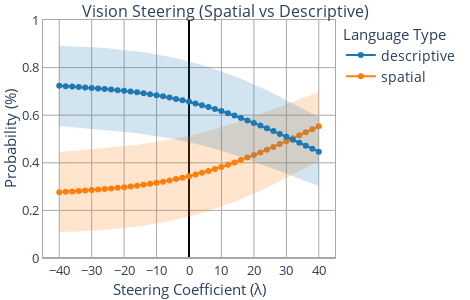

The cell this chart's notebook holds for it:
### Code cell
# Load data - try multiple path options
import os
if os.path.exists("../runs_vision/gpt2/coeff_test/coeffs.json"):
    artifact_path = Path("../runs_vision/gpt2")
elif os.path.exists("runs_vision/gpt2/coeff_test/coeffs.json"):
    artifact_path = Path("runs_vision/gpt2")
else:
    # Use absolute path as fallback
    artifact_path = Path("/Users/bretthaas/vision/vision-bias-steering/runs_vision/gpt2")

print(f"Using path: {artifact_path.absolute()}")
print(f"File exists: {(artifact_path / 'coeff_test/coeffs.json').exists()}")

# Load results
coeffs, outputs = load_results(artifact_path, normalized=True)
print(f"\n✓ Loaded {len(coeffs)} coefficients and {len(outputs)} samples")
print(f"  Coefficient range: [{min(coeffs):.1f}, {max(coeffs):.1f}]")

# Verify we have variation (this confirms steering is working)
all_pos = np.array([np.array(x['pos_probs']) for x in outputs])
all_neg = np.array([np.array(x['neg_probs']) for x in outputs])
pos_mean = all_pos.mean(axis=0)
neg_mean = all_neg.mean(axis=0)
pos_norm = pos_mean / (pos_mean + neg_mean)
variation = pos_norm.max() - pos_norm.min()
print(f"  Spatial probability variation: {variation:.4f} ({variation*100:.1f}%)")
if variation < 0.01:
    print("  ⚠️  Warning: Very little variation - steering may not be working properly")
else:
    print("  ✓ Good variation detected - steering is working!")

# Create plot
fig = plot_steering(
    coeffs, outputs, 
    width=470, height=300, 
    error_band=True, 
    title_text="Vision Steering (Spatial vs Descriptive)", 
    x_range=[min(coeffs)-5, max(coeffs)+5]
)

# Display in notebook
fig.show()

# Export the plot
import os
os.makedirs("../plots", exist_ok=True)  # Create plots directory if it doesn't exist
output_dir = Path("../plots")

# Save as HTML (interactive)
html_path = output_dir / "gpt2-vision-steering.html"
fig.write_html(str(html_path))
print(f"\n✓ Saved interactive plot to: {html_path.absolute()}")

# Save as PNG (requires kaleido - uncomment if installed)
# png_path = output_dir / "gpt2-vision-steering.png"
# fig.write_image(str(png_path), width=470, height=300, scale=2)
# print(f"✓ Saved PNG to: {png_path.absolute()}")

# Save as PDF (requires kaleido - uncomment if installed)
# pdf_path = output_dir / "gpt2-vision-steering.pdf"
# fig.write_image(str(pdf_path), width=470, height=300)
# print(f"✓ Saved PDF to: {pdf_path.absolute()}")

### Figure 1 — Plotly figure (JSON) as saved in the notebook; plotly's stock layout.template omitted (floating-point values rounded to 4 significant figures)
{"data": [{"marker": {"color": "#FF7F0E"}, "mode": "lines+markers", "name": "spatial", "showlegend": true, "type": "scatter", "x": [-40.0, -38.0, -36.0, -34.0, -32.0, -30.0, -28.0, -26.0, -24.0, -22.0, -20.0, -18.0, -16.0, -14.0, -12.0, -10.0, -8.0, -6.0, -4.0, -2.0, 0.0, 2.0, 4.0, 6.0, 8.0, 10.0, 12.0, 14.0, 16.0, 18.0, 20.0, 22.0, 24.0, 26.0, 28.0, 30.0, 32.0, 34.0, 36.0, 38.0, 40.0], "y": [0.2766, 0.2782, 0.2798, 0.2816, 0.2834, 0.2853, 0.2874, 0.2896, 0.2921, 0.2947, 0.2975, 0.3006, 0.304, 0.3077, 0.3117, 0.316, 0.3208, 0.3259, 0.3314, 0.3374, 0.3438, 0.3506, 0.3579, 0.3657, 0.3739, 0.3826, 0.3917, 0.4013, 0.4113, 0.4217, 0.4325, 0.4437, 0.4551, 0.4668, 0.4788, 0.4909, 0.5032, 0.5157, 0.5282, 0.5407, 0.5533]}, {"line": {"width": 0}, "marker": {"color": "#444"}, "mode": "lines", "showlegend": false, "type": "scatter", "x": [-40.0, -38.0, -36.0, -34.0, -32.0, -30.0, -28.0, -26.0, -24.0, -22.0, -20.0, -18.0, -16.0, -14.0, -12.0, -10.0, -8.0, -6.0, -4.0, -2.0, 0.0, 2.0, 4.0, 6.0, 8.0, 10.0, 12.0, 14.0, 16.0, 18.0, 20.0, 22.0, 24.0, 26.0, 28.0, 30.0, 32.0, 34.0, 36.0, 38.0, 40.0], "y": [0.4455, 0.4477, 0.4499, 0.4521, 0.4544, 0.4567, 0.459, 0.4615, 0.464, 0.4668, 0.4696, 0.4727, 0.476, 0.4796, 0.4835, 0.4876, 0.4921, 0.4969, 0.5021, 0.5077, 0.5136, 0.52, 0.5267, 0.5339, 0.5415, 0.5494, 0.5578, 0.5665, 0.5756, 0.5849, 0.5946, 0.6045, 0.6146, 0.6248, 0.6352, 0.6456, 0.6561, 0.6665, 0.6769, 0.6872, 0.6974]}, {"fill": "tonexty", "fillcolor": "rgba(255, 127, 14, 0.2)", "line": {"width": 0}, "marker": {"color": "#444"}, "mode": "lines", "showlegend": false, "type": "scatter", "x": [-40.0, -38.0, -36.0, -34.0, -32.0, -30.0, -28.0, -26.0, -24.0, -22.0, -20.0, -18.0, -16.0, -14.0, -12.0, -10.0, -8.0, -6.0, -4.0, -2.0, 0.0, 2.0, 4.0, 6.0, 8.0, 10.0, 12.0, 14.0, 16.0, 18.0, 20.0, 22.0, 24.0, 26.0, 28.0, 30.0, 32.0, 34.0, 36.0, 38.0, 40.0], "y": [0.1077, 0.1087, 0.1098, 0.111, 0.1124, 0.114, 0.1158, 0.1178, 0.1201, 0.1226, 0.1254, 0.1285, 0.132, 0.1358, 0.1399, 0.1445, 0.1495, 0.1549, 0.1607, 0.1671, 0.1739, 0.1812, 0.1891, 0.1975, 0.2063, 0.2158, 0.2257, 0.2361, 0.2471, 0.2585, 0.2705, 0.2828, 0.2956, 0.3088, 0.3223, 0.3362, 0.3504, 0.3648, 0.3794, 0.3942, 0.4091]}, {"marker": {"color": "#1F77B4"}, "mode": "lines+markers", "name": "descriptive", "showlegend": true, "type": "scatter", "x": [-40.0, -38.0, -36.0, -34.0, -32.0, -30.0, -28.0, -26.0, -24.0, -22.0, -20.0, -18.0, -16.0, -14.0, -12.0, -10.0, -8.0, -6.0, -4.0, -2.0, 0.0, 2.0, 4.0, 6.0, 8.0, 10.0, 12.0, 14.0, 16.0, 18.0, 20.0, 22.0, 24.0, 26.0, 28.0, 30.0, 32.0, 34.0, 36.0, 38.0, 40.0], "y": [0.7234, 0.7218, 0.7202, 0.7184, 0.7166, 0.7147, 0.7126, 0.7104, 0.7079, 0.7053, 0.7025, 0.6994, 0.696, 0.6923, 0.6883, 0.684, 0.6792, 0.6741, 0.6686, 0.6626, 0.6562, 0.6494, 0.6421, 0.6343, 0.6261, 0.6174, 0.6083, 0.5987, 0.5887, 0.5783, 0.5675, 0.5563, 0.5449, 0.5332, 0.5212, 0.5091, 0.4968, 0.4843, 0.4718, 0.4593, 0.4467]}, {"line": {"width": 0}, "marker": {"color": "#444"}, "mode": "lines", "showlegend": false, "type": "scatter", "x": [-40.0, -38.0, -36.0, -34.0, -32.0, -30.0, -28.0, -26.0, -24.0, -22.0, -20.0, -18.0, -16.0, -14.0, -12.0, -10.0, -8.0, -6.0, -4.0, -2.0, 0.0, 2.0, 4.0, 6.0, 8.0, 10.0, 12.0, 14.0, 16.0, 18.0, 20.0, 22.0, 24.0, 26.0, 28.0, 30.0, 32.0, 34.0, 36.0, 38.0, 40.0], "y": [0.8923, 0.8913, 0.8902, 0.889, 0.8876, 0.886, 0.8842, 0.8822, 0.8799, 0.8774, 0.8746, 0.8715, 0.868, 0.8642, 0.8601, 0.8555, 0.8505, 0.8451, 0.8393, 0.8329, 0.8261, 0.8188, 0.8109, 0.8025, 0.7937, 0.7842, 0.7743, 0.7639, 0.7529, 0.7415, 0.7295, 0.7172, 0.7044, 0.6912, 0.6777, 0.6638, 0.6496, 0.6352, 0.6206, 0.6058, 0.5909]}, {"fill": "tonexty", "fillcolor": "rgba(31, 119, 180, 0.2)", "line": {"width": 0}, "marker": {"color": "#444"}, "mode": "lines", "showlegend": false, "type": "scatter", "x": [-40.0, -38.0, -36.0, -34.0, -32.0, -30.0, -28.0, -26.0, -24.0, -22.0, -20.0, -18.0, -16.0, -14.0, -12.0, -10.0, -8.0, -6.0, -4.0, -2.0, 0.0, 2.0, 4.0, 6.0, 8.0, 10.0, 12.0, 14.0, 16.0, 18.0, 20.0, 22.0, 24.0, 26.0, 28.0, 30.0, 32.0, 34.0, 36.0, 38.0, 40.0], "y": [0.5545, 0.5523, 0.5501, 0.5479, 0.5456, 0.5433, 0.541, 0.5385, 0.536, 0.5332, 0.5304, 0.5273, 0.524, 0.5204, 0.5165, 0.5124, 0.5079, 0.5031, 0.4979, 0.4923, 0.4864, 0.48, 0.4733, 0.4661, 0.4585, 0.4506, 0.4422, 0.4335, 0.4244, 0.4151, 0.4054, 0.3955, 0.3854, 0.3752, 0.3648, 0.3544, 0.3439, 0.3335, 0.3231, 0.3128, 0.3026]}], "layout": {"font": {"size": 14}, "height": 300, "legend": {"title": {"font": {"size": 15}, "text": "Language Type"}}, "margin": {"b": 25, "l": 10, "r": 10, "t": 20}, "plot_bgcolor": "white", "title": {"font": {"size": 16}, "text": "Vision Steering (Spatial vs Descriptive)", "x": 0.48, "y": 0.98}, "width": 470, "xaxis": {"gridcolor": "darkgrey", "linecolor": "darkgrey", "linewidth": 1, "mirror": true, "nticks": 10, "range": [-45.0, 45.0], "showgrid": true, "showline": true, "tickfont": {"size": 13}, "title": {"font": {"size": 15}, "standoff": 1, "text": "Steering Coefficient (λ)"}, "zeroline": true, "zerolinecolor": "black"}, "yaxis": {"gridcolor": "darkgrey", "linecolor": "darkgrey", "linewidth": 1, "mirror": true, "range": [0, 1], "showgrid": true, "showline": true, "tickfont": {"size": 13}, "title": {"font": {"size": 15}, "standoff": 2, "text": "Probability (%)"}, "zeroline": true, "zerolinecolor": "darkgrey"}}}
